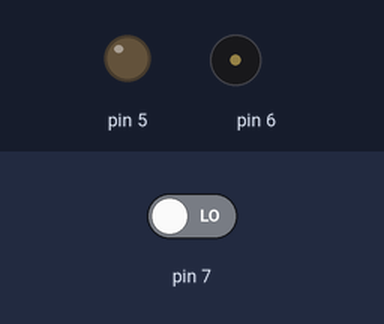
The sketch below on a simulated Arduino Uno, built with avr-gcc and run on an emulated ATmega328P. On the bench: output pins drawn as LEDs (lit = HIGH), buzzer (waves = sounding). Dashed ring = blinking. Inputs (shaded band) come from the test bench; at power-on: pin 7 LOW.

Above: at 1.2 s.
1.3 s: pin 7 driven HIGH
At 1.5 s:
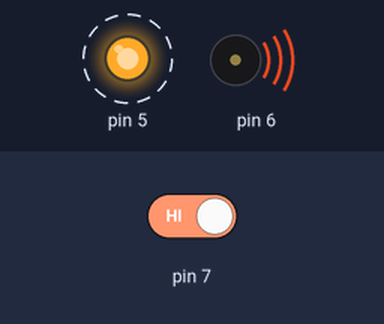
4.3 s: pin 7 driven LOW
At 5.2 s:
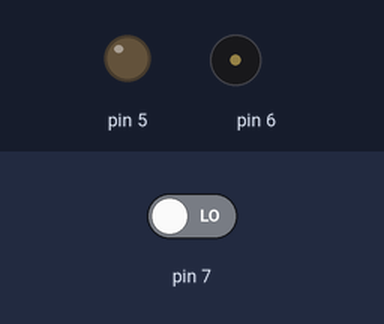
Timing chart, 0 to 7.3 s (numbered marks = the images above; inputs shaded):
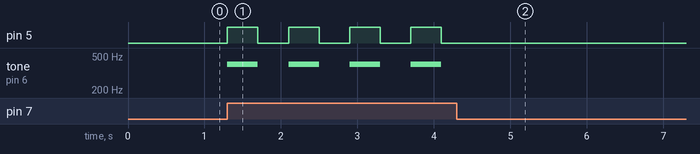

The sketch:

hareketsensoruilebuzzer.ino
```cpp
void setup() {

   pinMode(7,INPUT);
   pinMode(6,OUTPUT);
   pinMode(5,OUTPUT);

}

void loop() {
  // put your main code here, to run repeatedly:
   int hareket = digitalRead(7);
   if (hareket == HIGH)
   {

       tone(6,400);
       digitalWrite(5,HIGH);
       delay(400);
       noTone(6);
       digitalWrite(5,LOW);
       delay(400);
   }
   else
   {
    noTone(6);
    digitalWrite(5,LOW);
    delay(100);
   }
}
```

Measured:
- after the input at 1.3 s, pin 5: alternates HIGH for 0.40 s and LOW for 0.40 s, starting at once; tone on pin 6: alternates 400 Hz for 0.40 s and silent for 0.40 s, starting at once
- after the input at 4.3 s, pin 5: stops changing and stays LOW; tone on pin 6: stops changing and stays silent
